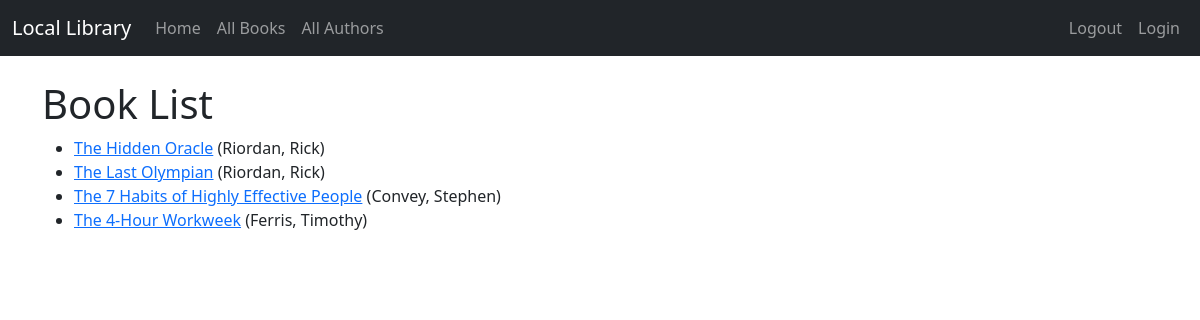
Page /book_list/ (signed in) on the committed database.
### catalog/models.py (models this page shows, shortened)
class Book (models.Model) :
    title = models.CharField(max_length=200)
    author = models.ForeignKey('Author', on_delete=models.RESTRICT, null=True)
    summary = models.TextField(max_length=1000, help_text='Enter a brief description of the book')
    isbn = models.CharField('ISBN', max_length=13, unique=True, help_text='13 Character <a href="https://www.isbn-international.org/content/what-isbn">ISBN number</a>')
    genre = models.ManyToManyField(Genre, help_text='Select a genre for this book')
    def get_absolute_url(self):
            return reverse('book_detail', args=[str(self.id)])

class Author(models.Model) :
    first_name = models.CharField(max_length=100)
    last_name = models.CharField(max_length=100)
    date_of_birth = models.DateField(null=True, blank=True)
    date_of_death = models.DateField('Died', null=True, blank=True)
    class Meta:
        ordering = ['last_name', 'first_name']
    def __str__(self):
        return f'{self.last_name}, {self.first_name}'

### catalog/views.py (the view)
# urls.py: path('book_list/', views.BookListView.as_view(), name='book_list'),
class BookListView(LoginRequiredMixin, generic.ListView) :
    model = Book

### catalog/templates/catalog/book_list.html
{% extends "base.html" %}
{% block content %}
  <h1>Book List</h1>
  {% if book_list %}
  <ul>
    {% for book in book_list %}
      <li>
        <a href="{{ book.get_absolute_url }}">{{ book.title }}</a> ({{book.author}})
      </li>
    {% endfor %}
  </ul>
  {% else %}
    <p>There are no books in the library.</p>
  {% endif %}
{% endblock %}

### catalog/templates/base.html (shortened to what this page needs)
{% load static %}
<!doctype html>
<html lang="en">
<head>
    <link href="https://cdn.jsdelivr.net/npm/bootstrap@5.3.0-alpha1/dist/css/bootstrap.min.css" rel="stylesheet"
>
</head>
<body>
<nav class="navbar navbar-expand-lg navbar-dark bg-dark">
    <div class="container-fluid">
        <a class="navbar-brand" href="{% url 'index' %}">Local Library</a>
        <div class="collapse navbar-collapse" id="navbarSupportedContent">
            <ul class="navbar-nav me-auto mb-2 mb-lg-0">
                <li class="nav-item">
                    <a class="nav-link" href="{% url 'index' %}">Home</a>
                </li>
                <li class="nav-item">
                    <a class="nav-link" href="{% url 'book_list' %}">All Books</a>
                </li>
                <li class="nav-item">
                    <a class="nav-link" href="{% url 'author_list' %}">All Authors</a>
                </li>
            </ul>
        </div>
        <ul class="nav navbar-nav ml-auto">
            {% if user.is_authenticated %}
                <li><a class="nav-link" href="{% url 'logout' %}">Logout</a>
                </li>
                <li>
                    <a class="nav-link" href="{% url 'login' %}">Login</a>
                </li>
            {% endif %}
        </ul>
    </div>
</nav>
<div class="container">
    <br/>
    {% block content %}
    {% endblock %}
</div>
</body>
</html>

### rows in the picture
Book: title "The Hidden Oracle", author "Riordan, Rick"
Book: title "The Last Olympian", author "Riordan, Rick"
Book: title "The 7 Habits of Highly Effective People", author "Convey, Stephen"
Book: title "The 4-Hour Workweek", author "Ferris, Timothy"
